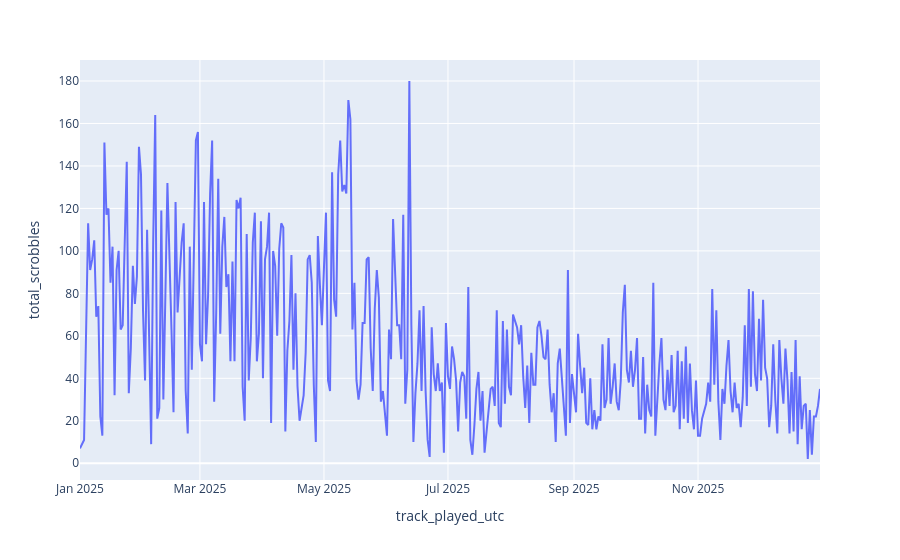

This figure's notebook cell:
### Code cell
import plotly.express as px
px.line(tot_scrobbles_25, "track_played_utc", "total_scrobbles")

### Figure 1 — Plotly figure (JSON) as saved in the notebook; plotly's stock layout.template omitted (floating-point values rounded to 4 significant figures; data arrays with more than 128 entries replaced by an {"elided": "..."} marker saying what was removed)
{"data": [{"hovertemplate": "track_played_utc=%{x}<br>total_scrobbles=%{y}<extra></extra>", "legendgroup": "", "line": {"color": "#636efa", "dash": "solid"}, "marker": {"symbol": "circle"}, "mode": "lines", "name": "", "orientation": "v", "showlegend": false, "type": "scatter", "x": {"elided": "363 str values"}, "xaxis": "x", "y": {"elided": "363 int values"}, "yaxis": "y"}], "layout": {"legend": {"tracegroupgap": 0}, "margin": {"t": 60}, "xaxis": {"anchor": "y", "domain": [0, 1], "title": {"text": "track_played_utc"}}, "yaxis": {"anchor": "x", "domain": [0, 1], "title": {"text": "total_scrobbles"}}}}
